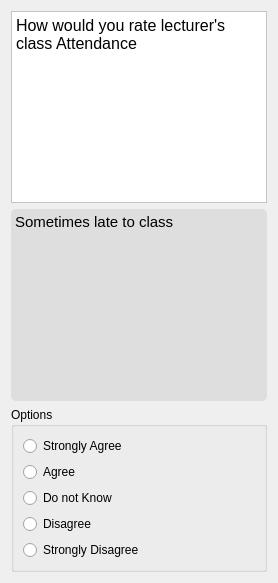
                   <widget class="QWidget" name="page_55">
                    <layout class="QVBoxLayout" name="verticalLayout_157">
                     <item>
                      <widget class="QTextBrowser" name="textBrowser_117">
                       <property name="styleSheet">
                        <string notr="true">background-color: rgb(255, 255, 255);</string>
                       </property>
                       <property name="html">
                        <string>&lt;!DOCTYPE HTML PUBLIC &quot;-//W3C//DTD HTML 4.0//EN&quot; &quot;http://www.w3.org/TR/REC-html40/strict.dtd&quot;&gt;
&lt;html&gt;&lt;head&gt;&lt;meta name=&quot;qrichtext&quot; content=&quot;1&quot; /&gt;&lt;style type=&quot;text/css&quot;&gt;
p, li { white-space: pre-wrap; }
&lt;/style&gt;&lt;/head&gt;&lt;body style=&quot; font-family:'Comic Sans MS'; font-size:10pt; font-weight:400; font-style:normal;&quot;&gt;
&lt;p style=&quot; margin-top:0px; margin-bottom:0px; margin-left:0px; margin-right:0px; -qt-block-indent:0; text-indent:0px;&quot;&gt;&lt;span style=&quot; font-family:'consolas'; font-size:12pt;&quot;&gt;How would you rate lecturer's class Attendance&lt;/span&gt;&lt;/p&gt;&lt;/body&gt;&lt;/html&gt;</string>
                       </property>
                      </widget>
                     </item>
                     <item>
                      <widget class="QTextBrowser" name="textBrowser_118">
                       <property name="styleSheet">
                        <string notr="true">background-color: rgb(222, 222, 222);
border-radius: 5px;</string>
                       </property>
                       <property name="html">
                        <string>&lt;!DOCTYPE HTML PUBLIC &quot;-//W3C//DTD HTML 4.0//EN&quot; &quot;http://www.w3.org/TR/REC-html40/strict.dtd&quot;&gt;
&lt;html&gt;&lt;head&gt;&lt;meta name=&quot;qrichtext&quot; content=&quot;1&quot; /&gt;&lt;style type=&quot;text/css&quot;&gt;
p, li { white-space: pre-wrap; }
&lt;/style&gt;&lt;/head&gt;&lt;body style=&quot; font-family:'Comic Sans MS'; font-size:10pt; font-weight:400; font-style:normal;&quot;&gt;
&lt;p style=&quot; margin-top:0px; margin-bottom:0px; margin-left:0px; margin-right:0px; -qt-block-indent:0; text-indent:0px;&quot;&gt;&lt;span style=&quot; font-family:'consolas'; font-size:11pt;&quot;&gt;Sometimes late to class&lt;/span&gt;&lt;/p&gt;&lt;/body&gt;&lt;/html&gt;</string>
                       </property>
                      </widget>
                     </item>
                     <item>
                      <widget class="QGroupBox" name="groupBox_43">
                       <property name="styleSheet">
                        <string notr="true">QRadionButton:{
	font: 10pt &quot;Comic Sans MS&quot;;
}</string>
                       </property>
                       <property name="title">
                        <string>Options</string>
                       </property>
                       <property name="flat">
                        <bool>false</bool>
                       </property>
                       <layout class="QVBoxLayout" name="verticalLayout_158">
                        <item>
                         <layout class="QVBoxLayout" name="verticalLayout_159">
                          <item>
                           <widget class="QRadioButton" name="radioButton_17_6">
                            <property name="styleSheet">
                             <string notr="true"/>
                            </property>
                            <property name="text">
                             <string>Strongly Agree</string>
                            </property>
                           </widget>
                          </item>
                          <item>
                           <widget class="QRadioButton" name="radioButton_17_7">
                            <property name="text">
                             <string>Agree</string>
                            </property>
                           </widget>
                          </item>
                          <item>
                           <widget class="QRadioButton" name="radioButton_17_8">
                            <property name="text">
                             <string>Do not Know</string>
                            </property>
                           </widget>
                          </item>
                          <item>
                           <widget class="QRadioButton" name="radioButton_17_9">
                            <property name="text">
                             <string>Disagree</string>
                            </property>
                           </widget>
                          </item>
                          <item>
                           <widget class="QRadioButton" name="radioButton_17_10">
                            <property name="text">
                             <string>Strongly Disagree</string>
                            </property>
                           </widget>
                          </item>
                         </layout>
                        </item>
                       </layout>
                      </widget>
                     </item>
                    </layout>
                   </widget>
